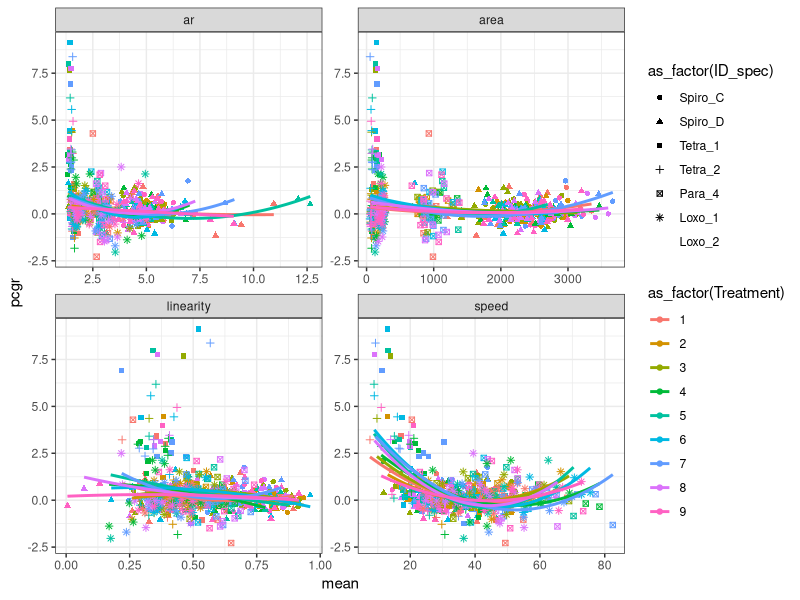

This chart was generated by the following R code: (Note: this script raises an error after producing the figure.)
library(tidyverse)
library(lubridate)
library(mgcv)
#devtools::install_github("ctkremer/growthTools")
#library(growthTools)

# CILIATES ------
## Import data and compute pcgr----
data_cilia <- read.csv("ciliates/DIVERCE_TdB_Ciliates_Traits.csv") %>%
  group_by(Atrazine, Temp, ID_spec) %>%
  mutate(pcgr = log(lead(Count, 1)/Count)/(lead(Days_fromstart, 1)-Days_fromstart),
         .after = Count) %>% 
  filter(pcgr > -5) %>% #Kick out extremely negative pcgr
  pivot_longer(mean_ar:sd_linearity, names_to="trait") %>%
  separate(trait, into=c("stat", "trait"), sep="_") %>%
  pivot_wider(names_from=stat, values_from=value)

ggplot(data_cilia) +
  theme_bw() + 
  geom_point(aes(x=mean, y=pcgr, pch=as_factor(ID_spec),
                 col=as_factor(Treatment))) + 
  geom_smooth(method=lm, aes(x=mean, y=pcgr, colour=as_factor(Treatment)), 
              formula=y ~ poly(x,2), se=F) +
  facet_wrap(vars(trait), scales="free") #, rows = vars(ID_spec)strain ~ 

# CYANO ------
## Import data and compute pcgr----
data_cyano <- read.csv("cyanobacteria/mono_data.csv") %>%
  separate(date.time, sep=" ", into = c("date", "time")) %>%
  mutate(day = yday(date), .after = date) %>%
  select(-c(date, time)) %>%
  group_by(strain, treat) %>%
  mutate(day = day - min(day)) %>%
  select(-population.sd) %>%
  mutate(pcgr = log(lead(population.mean,1)/population.mean)/(lead(day,1)-day),
         .after = population.mean) %>%
  pivot_longer(FSC.HLin.mean:NIR.R.HLin.sd, names_to="trait") %>%
  separate(trait, into=c("trait", "stat"), sep="in.") %>%
  pivot_wider(names_from=stat, values_from=value)

ggplot(data_cyano) +
  theme_bw() + 
  geom_point(aes(x=log10(population.mean), y=pcgr, pch=as_factor(strain),
                 col=as_factor(treat))) + 
  geom_smooth(method=lm, aes(x=log10(population.mean), y=pcgr, colour=as_factor(treat)), 
              formula=y ~ poly(x,1), se=F) +
  facet_wrap(vars(trait), scales="free") #, rows = vars(ID_spec)strain ~ 
